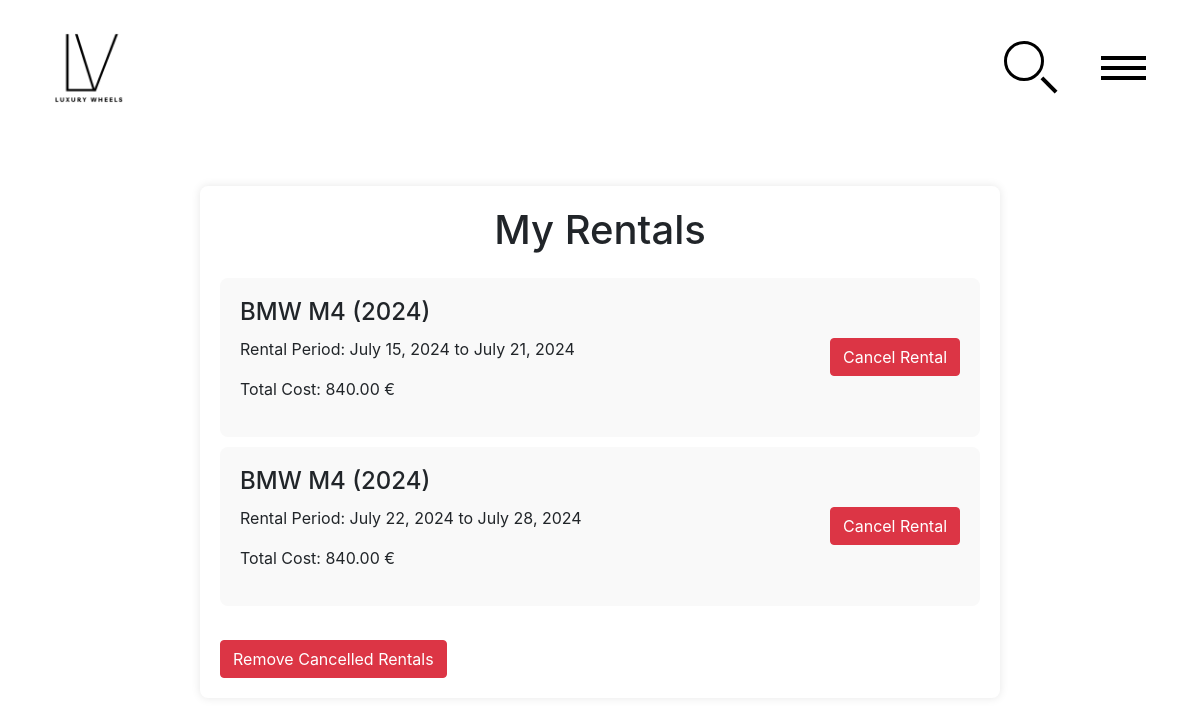
Page /rentals (signed in) on the earlier database version.
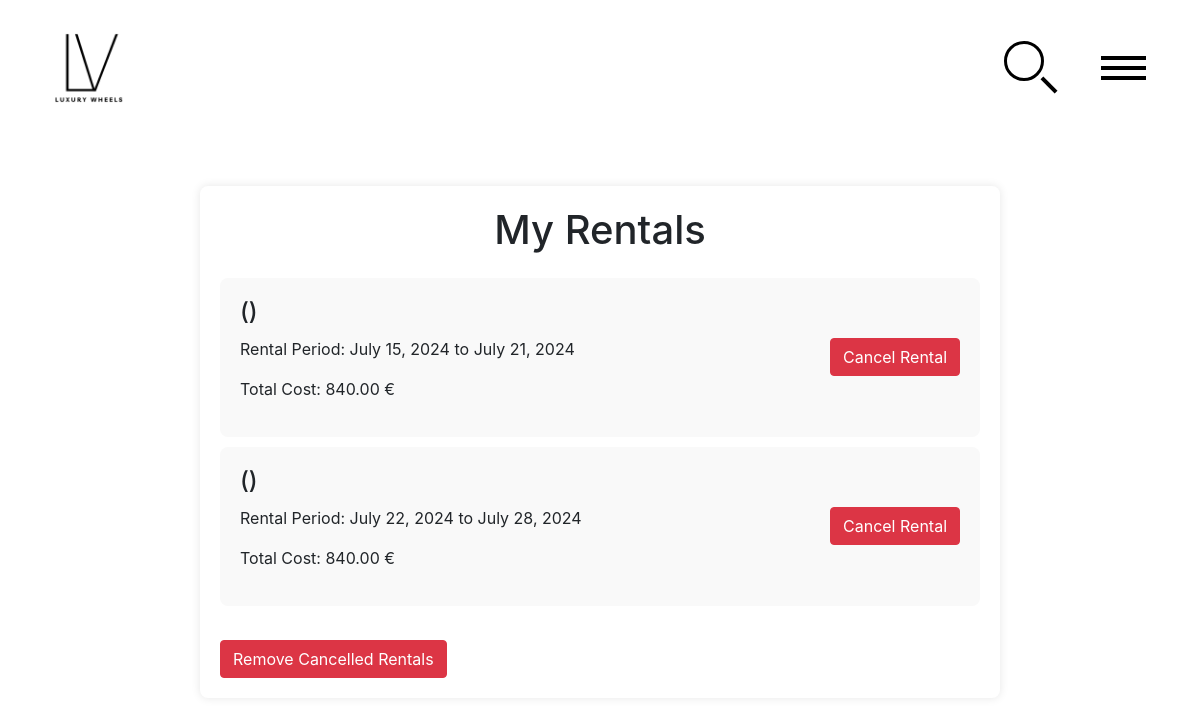
Same page on the later database version.
### website/__init__.py (models this page shows)
class Vehicle(db.Model):
    id = db.Column(db.Integer, primary_key=True)
    brand = db.Column(db.String(150))
    model = db.Column(db.String(150))
    category = db.Column(db.String(150))
    year = db.Column(db.String(150))
    vehicle_type = db.Column(db.String(150))
    capacity = db.Column(db.Integer)
    image_path = db.Column(db.String(120), nullable=False)
    transmission = db.Column(db.String(150))
    daily_value = db.Column(db.Numeric(precision=10, scale=2))
    last_maintenance = db.Column(db.DateTime)
    next_maintenance = db.Column(db.DateTime)
    last_legalisation = db.Column(db.DateTime)
    mileage = db.Column(db.Integer)
    registration_expiry_date = db.Column(db.DateTime)
    vin = db.Column(db.String(100), unique=True)
    license_plate = db.Column(db.String(50), unique=True)
    fuel_type = db.Column(db.String(50))
    color = db.Column(db.String(50))
    condition = db.Column(db.String(150))
    num_doors = db.Column(db.Integer)
    horsepower = db.Column(db.Integer)
    rentings = db.relationship('Renting')

class Renting(db.Model):
    id = db.Column(db.Integer, primary_key=True)
    start_date = db.Column(db.DateTime)
    end_date = db.Column(db.DateTime)
    is_active = db.Column(db.Boolean, default=False)
    total_cost = db.Column(db.Numeric(precision=10, scale=2))
    user_id = db.Column(db.Integer, db.ForeignKey('user.id'))
    vehicle_id = db.Column(db.Integer, db.ForeignKey('vehicle.id'))

### website/user_rentals.py (the view)
@rentals_page.route('/rentals', methods=['GET'])
@login_required
def rentals():
    user_rentals = Renting.query.filter_by(user_id=current_user.id).all()
    rentals_with_vehicles = [
        {
            'rental': rental,
            'vehicle': Vehicle.query.get(rental.vehicle_id)
        } for rental in user_rentals
    ]
    return render_template('rentals.html', user=current_user, rentals=rentals_with_vehicles)

### website/templates/rentals.html (shortened to what this page needs)
{% extends "base.html" %}
{% block content %}
<div class="rentals-container">
    <h1 class="text-center rentals-header">My Rentals</h1>
    {% if rentals %}
    <div class="rentals-list mt-4">
        {% for rental_info in rentals %}
        <div class="rental-item">
            <div class="rental-details">
                <h5>{{ rental_info.vehicle.brand }} {{ rental_info.vehicle.model }} ({{ rental_info.vehicle.year
                    }})</h5>
                <p>Rental Period: {{ rental_info.rental.start_date.strftime('%B %d, %Y') }} to {{
                    rental_info.rental.end_date.strftime('%B %d, %Y') }}</p>
                <p>Total Cost: {{ rental_info.rental.total_cost }} €</p>
            </div>
            {% if rental_info.rental.is_active %}
            <form action="{{ url_for('rentals_page.cancel_rental', rental_id=rental_info.rental.id) }}" method="POST">
                <button type="submit" class="btn btn-danger">Cancel Rental</button>
            </form>
            {% else %}
            <p class="text-danger">Cancelled</p>
            {% endif %}
        </div>
        {% endfor %}
    </div>
    <form action="{{ url_for('rentals_page.remove_cancelled_rentals') }}" method="POST">
        <button type="submit" class="btn btn-danger mt-4">Remove Cancelled Rentals</button>
    </form>
    {% else %}
    <p class="text-center no-rentals">You have no rentals.</p>
    {% endif %}
</div>
{% endblock %}

Differences in the rows shown:
removed Vehicle: vehicle.brand "BMW" "BMW", vehicle.model "M4" "M4", vehicle.year "2024" "2024"
Other differences:
new list line: "( ) Rental Period: to Total Cost: € Cancel Rental"
new list line: "July 15, 2024 July 21, 2024 840.00"
new list line: "July 22, 2024 July 28, 2024 840.00"
list line gone: "( ) Rental Period: to Total Cost: € Cancel Rental"
list line gone: "July 15, 2024 July 21, 2024 840.00"
list line gone: "July 22, 2024 July 28, 2024 840.00"
